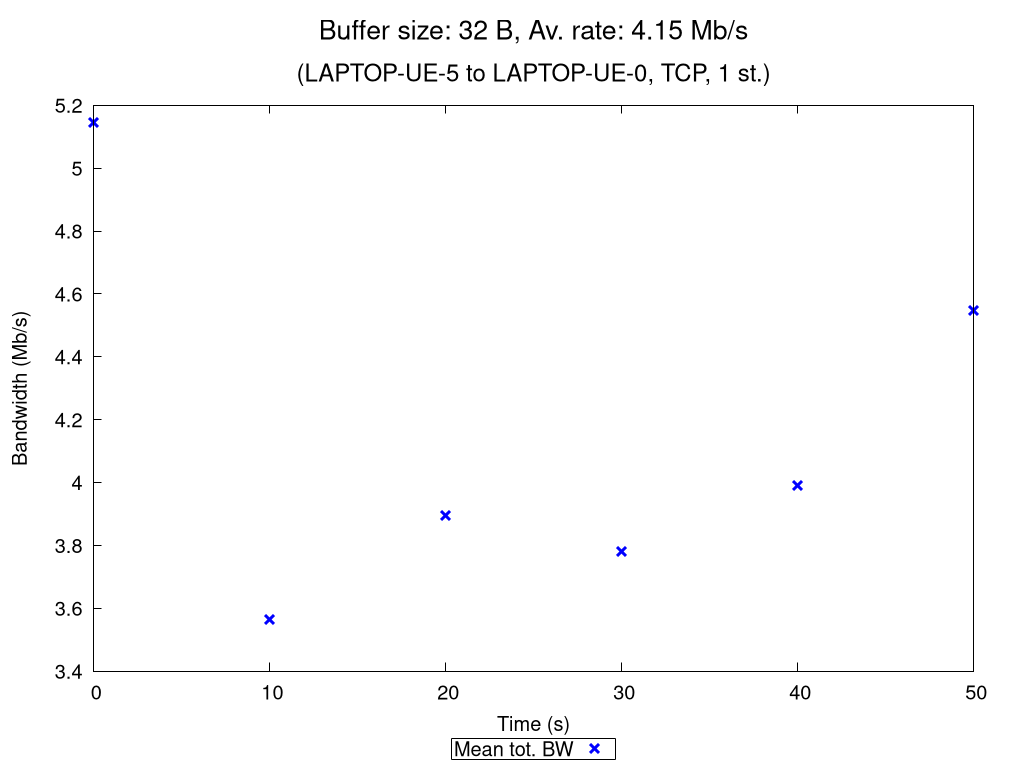

Here is the gnuplot script that generated this plot:
set terminal pngcairo nocrop enhanced size 1024,768 font "Verdana,15"
set output "TCP_1_st_2020_10_18_08-18-25_two2one_00032B.png"

set title "{/=20 Buffer size: 32 B, Av. rate: 4.15 Mb/s}\n\n{/=18 (LAPTOP-UE-5 to LAPTOP-UE-0, TCP, 1 st.)}"

set xlabel "Time (s)"
set ylabel "Bandwidth (Mb/s)"
set ytics nomirror
set key bmargin center horizontal box samplen 1 width -1
set bmargin 4.6
set rmargin 4.5

rf = 1000000.0  # rate factor
set style fill transparent solid 0.2 noborder
set autoscale xfix
plot "TCP_1_st_2020_10_18_08-18-25_two2one_00032B_iperf_processed.dat" using 1:($2/rf-$3/rf):($2/rf+$3/rf) with filledcurves lc rgb "blue" notitle, \
     "" using 1:($2/rf) with points pt 2 ps 1.5 lw 3 lc rgb "blue" title "Mean tot. BW", \
